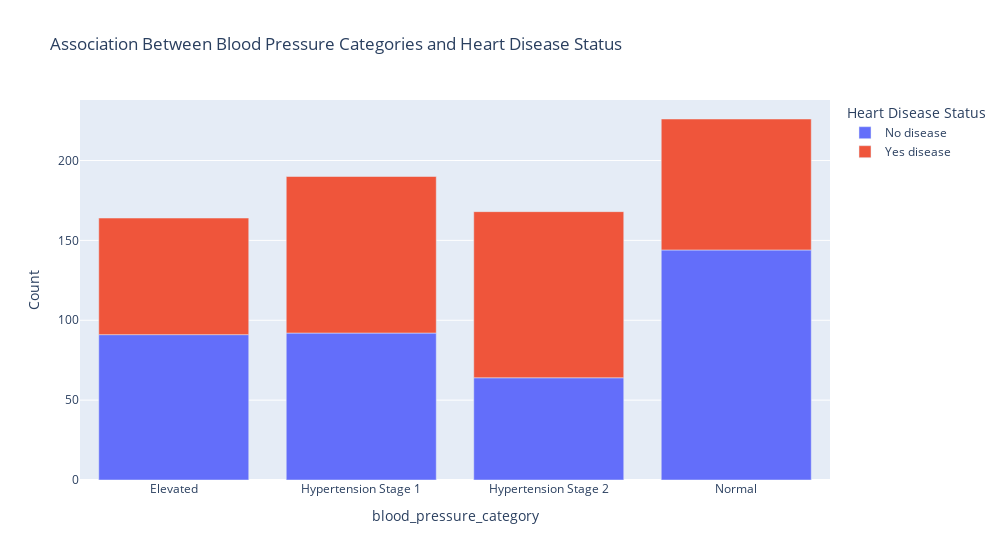

Notebook code for this chart:
### Markdown cell above
<h1 style="font-family: 'Poppins', sans-serif; font-weight: 700; color: #1c1c1c; background: white; padding: 8px; border-radius: 10px; text-align: left; box-shadow: 0 4px 8px rgba(0, 0, 0, 0.1); letter-spacing: 1px; text-transform: capitalize; font-size: 1rem;">
2.3.9 Analyzing  whether lower or higher resting blood pressure are more associated with heart disease using `blood_pressures_category` and `Heart Disease Status` column<span style="color: #333333;"></span>
</h1>

### Code cell
# Creating a count of heart disease status for each blood pressure category
bp_analysis = df.groupby(['blood_pressure_category', 'Heart Disease Status']).size().reset_index(name='count')

# Creating a bar plot to visualize the relationship
fig = px.bar(bp_analysis, x='blood_pressure_category', y='count', color='Heart Disease Status',
             labels={'blood_pressures_category': 'Blood Pressure Category', 'count': 'Count'},
             title='Association Between Blood Pressure Categories and Heart Disease Status')
fig.update_layout(width=1000)

fig.show()

### Figure 1 — Plotly figure (JSON) as saved in the notebook; plotly's stock layout.template omitted (floating-point values rounded to 4 significant figures)
{"data": [{"alignmentgroup": "True", "hovertemplate": "Heart Disease Status=No disease<br>blood_pressure_category=%{x}<br>Count=%{y}<extra></extra>", "legendgroup": "No disease", "marker": {"color": "#636efa", "pattern": {"shape": ""}}, "name": "No disease", "offsetgroup": "No disease", "orientation": "v", "showlegend": true, "textposition": "auto", "type": "bar", "x": ["Elevated", "Hypertension Stage 1", "Hypertension Stage 2", "Normal"], "xaxis": "x", "y": [91, 92, 64, 144], "yaxis": "y"}, {"alignmentgroup": "True", "hovertemplate": "Heart Disease Status=Yes disease<br>blood_pressure_category=%{x}<br>Count=%{y}<extra></extra>", "legendgroup": "Yes disease", "marker": {"color": "#EF553B", "pattern": {"shape": ""}}, "name": "Yes disease", "offsetgroup": "Yes disease", "orientation": "v", "showlegend": true, "textposition": "auto", "type": "bar", "x": ["Elevated", "Hypertension Stage 1", "Hypertension Stage 2", "Normal"], "xaxis": "x", "y": [73, 98, 104, 82], "yaxis": "y"}], "layout": {"barmode": "relative", "legend": {"title": {"text": "Heart Disease Status"}, "tracegroupgap": 0}, "title": {"text": "Association Between Blood Pressure Categories and Heart Disease Status"}, "width": 1000, "xaxis": {"anchor": "y", "domain": [0, 1], "title": {"text": "blood_pressure_category"}}, "yaxis": {"anchor": "x", "domain": [0, 1], "title": {"text": "Count"}}}}
